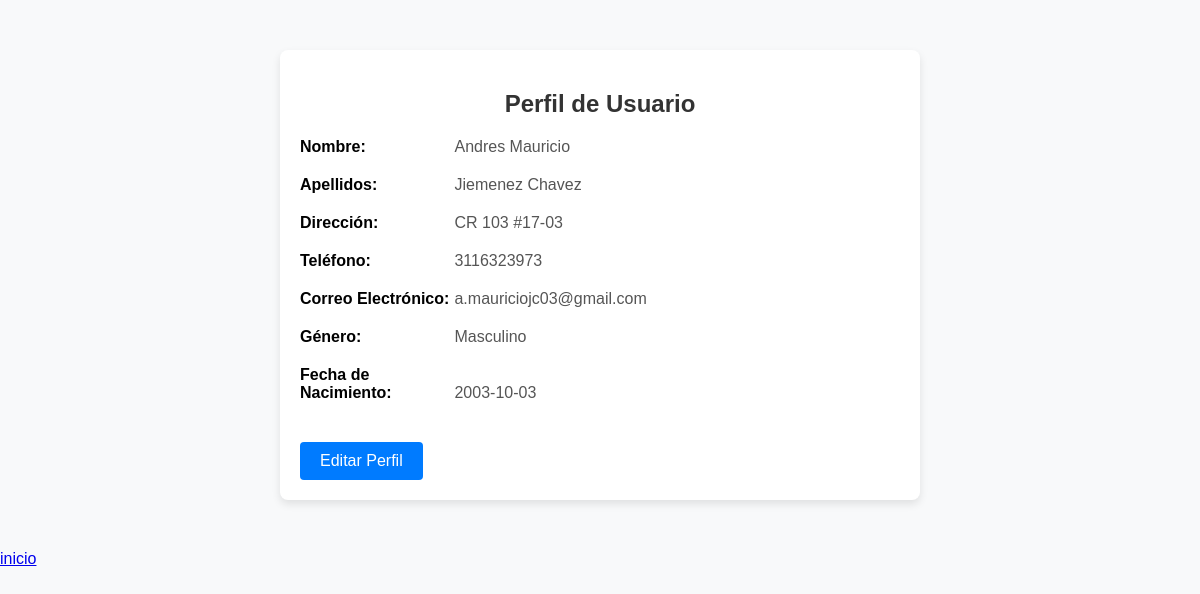
The page /vistaUsuario/perfil_usuario.php (signed in) on the database its author committed.
### tables this page shows
CREATE TABLE `tbl_cliente` (
  `user_id` int(11) NOT NULL,
  `nombre_cli` varchar(255) DEFAULT NULL,
  `apellidos_cli` varchar(255) DEFAULT NULL,
  `direccion_cli` varchar(255) DEFAULT NULL,
  `telefono_cli` varchar(12) DEFAULT NULL,
  `correo_cli` varchar(100) DEFAULT NULL,
  `contraseña` varchar(255) DEFAULT NULL,
  `genero_cli` varchar(20) DEFAULT NULL,
  `fecha_nac_cli` date DEFAULT NULL,
  `fecha_registro` timestamp NOT NULL DEFAULT current_timestamp() ON UPDATE current_timestamp()
);

### vistaUsuario/perfil_usuario.php (the view, shortened to what this page needs)
<?php
include '../conexion.php';
$user_id = $_SESSION['user_id'];
$query = "SELECT * FROM tbl_cliente WHERE user_id = $user_id";
$result = mysqli_query($conexion, $query);
if (mysqli_num_rows($result) > 0) {
    $row = mysqli_fetch_assoc($result);
    $nombre = $row['nombre_cli'];
    $apellidos = $row['apellidos_cli'];
    $direccion = $row['direccion_cli'];
    $telefono = $row['telefono_cli'];
    $correo = $row['correo_cli'];
    $genero = $row['genero_cli'];
    $fecha_nacimiento = $row['fecha_nac_cli'];
} else {
}
?>
<!DOCTYPE html>
<html lang="en">
<head>
</head>
<body>
<div class="container">
        <h2>Perfil de Usuario</h2>
        <div class="profile-info">
            <label for="nombre">Nombre:</label>
            <p><?php echo isset($nombre) ? $nombre : ''; ?></p>
        </div>
        <div class="profile-info">
            <label for="apellidos">Apellidos:</label>
            <p><?php echo isset($apellidos) ? $apellidos : ''; ?></p>
        </div>
        <div class="profile-info">
            <label for="direccion">Dirección:</label>
            <p><?php echo isset($direccion) ? $direccion : ''; ?></p>
        </div>
        <div class="profile-info">
            <label for="telefono">Teléfono:</label>
            <p><?php echo isset($telefono) ? $telefono : ''; ?></p>
        </div>
        <div class="profile-info">
            <label for="correo">Correo Electrónico:</label>
            <p><?php echo isset($correo) ? $correo : ''; ?></p>
        </div>
        <div class="profile-info">
            <label for="genero">Género:</label>
            <p><?php echo isset($genero) ? $genero : ''; ?></p>
        </div>
        <div class="profile-info">
            <label for="fecha_nacimiento">Fecha de Nacimiento:</label>
            <p><?php echo isset($fecha_nacimiento) ? $fecha_nacimiento : ''; ?></p>
        </div>
        <a href="editar_perfil.php" class="btn-edit-profile">Editar Perfil</a>
    </div>
    <p><a href="dashboard_cliente.php">inicio</a></p>
</body>
</html>

### vistaUsuario/perfil_usuario.php (style rules this page uses)
body { font-family: Arial, sans-serif; background-color: #f8f9fa; margin: 0; padding: 0; }
.container { max-width: 600px; margin: 50px auto; padding: 20px; background-color: #fff; border-radius: 8px; box-shadow: 0 4px 8px rgba(0, 0, 0, 0.1); }
h2 { text-align: center; color: #333; }
.profile-info { margin-bottom: 20px; }
.profile-info label { display: inline-block; width: 150px; font-weight: bold; }
.profile-info p { display: inline-block; margin: 0; color: #555; }
.btn-edit-profile { background-color: #007bff; color: #fff; border: none; border-radius: 4px; padding: 10px 20px; font-size: 16px; cursor: pointer; text-decoration: none; display: inline-block; margin-top: 20px; }

### rows shown on the page
tbl_cliente: nombre_cli "Andres Mauricio", apellidos_cli "Jiemenez Chavez", direccion_cli "CR 103 #17-03", telefono_cli "3116323973", correo_cli "a.mauriciojc03@gmail.com", genero_cli "Masculino", fecha_nac_cli "2003-10-03"
